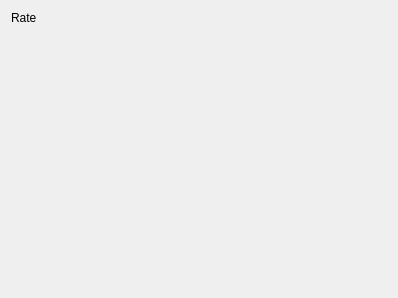
<?xml version="1.0" encoding="UTF-8"?>
<ui version="4.0">
 <class>WdgAirbrush</class>
 <widget class="QWidget" name="WdgAirbrush">
  <property name="geometry">
   <rect>
    <x>0</x>
    <y>0</y>
    <width>398</width>
    <height>298</height>
   </rect>
  </property>
  <layout class="QVBoxLayout" name="verticalLayout">
   <item>
    <layout class="QFormLayout" name="formLayout">
     <item row="0" column="0">
      <widget class="QLabel" name="rateLbl">
       <property name="text">
        <string>Rate</string>
       </property>
      </widget>
     </item>
     <item row="0" column="1">
      <widget class="KisSliderSpinBox" name="sliderRate" native="true">
       <property name="sizePolicy">
        <sizepolicy hsizetype="Expanding" vsizetype="Preferred">
         <horstretch>0</horstretch>
         <verstretch>0</verstretch>
        </sizepolicy>
       </property>
      </widget>
     </item>
    </layout>
   </item>
   <item>
    <spacer name="verticalSpacer">
     <property name="orientation">
      <enum>Qt::Vertical</enum>
     </property>
     <property name="sizeHint" stdset="0">
      <size>
       <width>20</width>
       <height>260</height>
      </size>
     </property>
    </spacer>
   </item>
  </layout>
 </widget>
 <customwidgets>
  <customwidget>
   <class>KisSliderSpinBox</class>
   <extends>QWidget</extends>
   <header>kis_slider_spin_box.h</header>
   <container>1</container>
  </customwidget>
 </customwidgets>
 <resources/>
 <connections/>
</ui>
